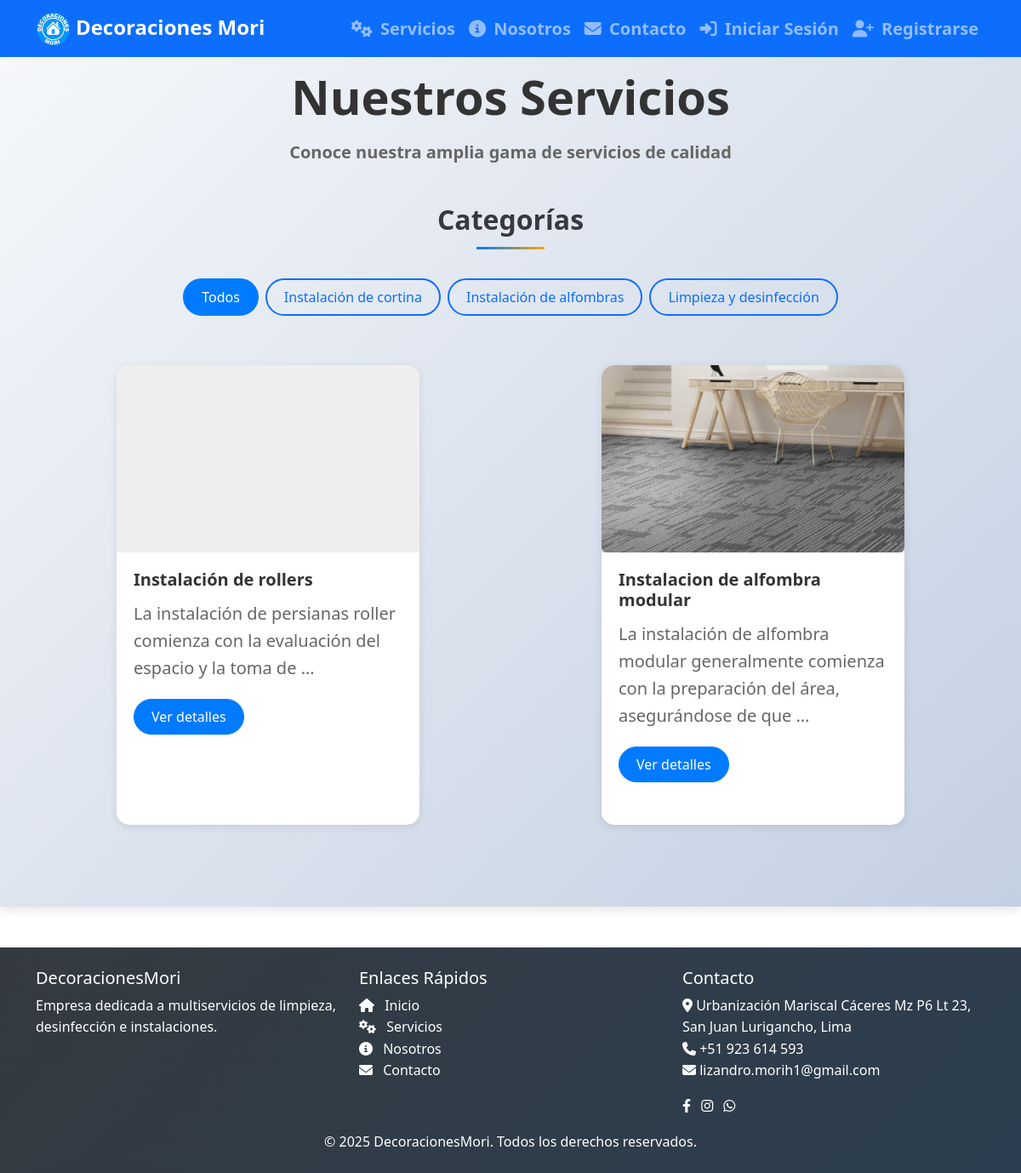
/servicios/servicios/, run on an earlier commit of the app's database.
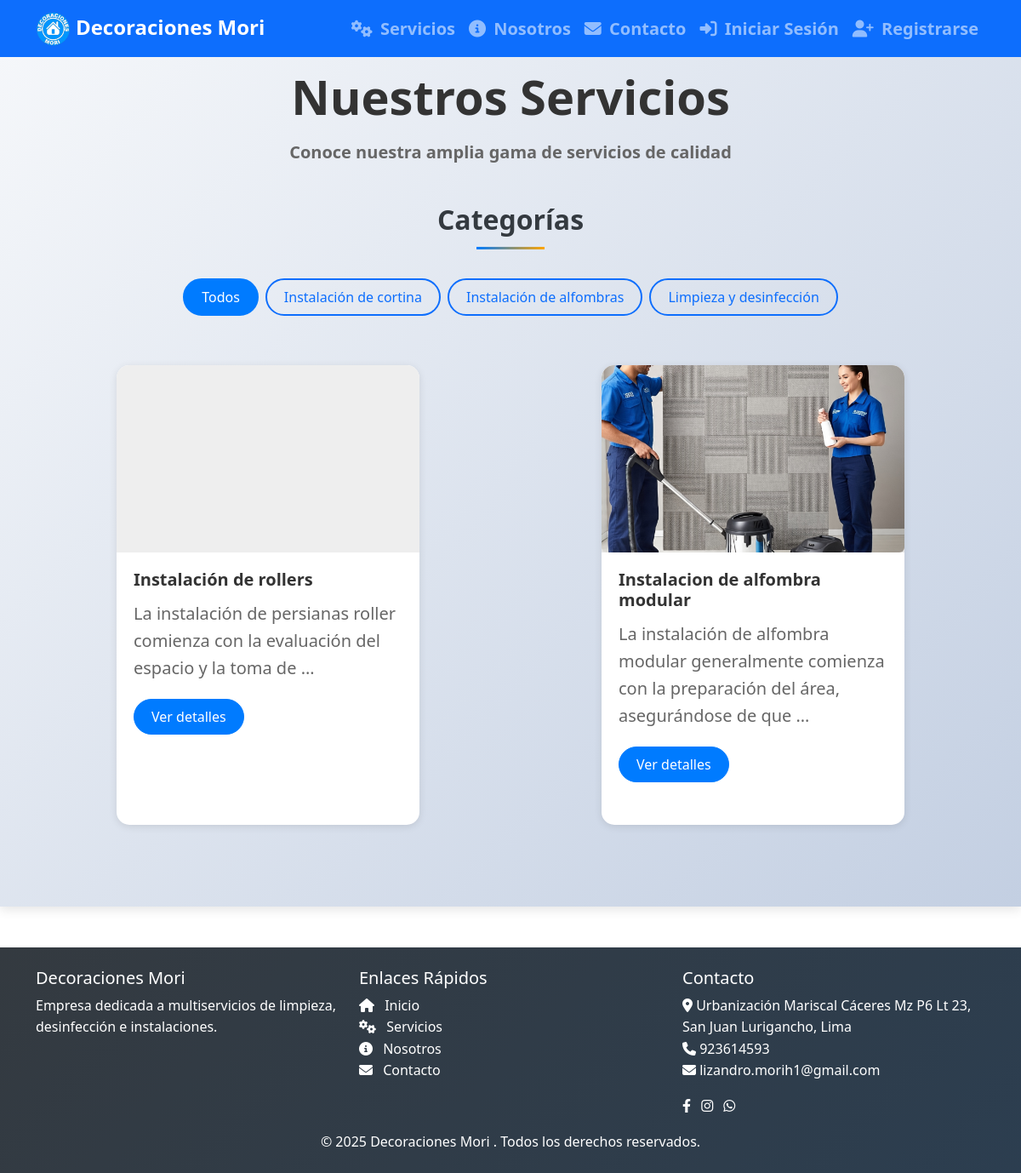
And on a later commit of the database.
### services/models.py (models this page shows, shortened)
class Service(models.Model):
    category = models.ForeignKey(ServiceCategory, on_delete=models.CASCADE, related_name="services")
    name = models.CharField(_("Name"), max_length=100)
    description = models.TextField(_("Description"))
    base_price = models.DecimalField(_("Base Price"), max_digits=10, decimal_places=2)
    is_active = models.BooleanField(_("Is active"), default=True)
    created_at = models.DateTimeField(auto_now_add=True)
    updated_at = models.DateTimeField(auto_now=True)
    slug = models.SlugField(_("Slug"), max_length=100, unique=True, blank=True)
    def get_featured_image(self):
        featured = self.images.filter(is_featured=True).first()
        if featured:
            return featured
        else:
            return self.images.first()
    class Meta:
        db_table = 'servicio'  # Nombre de la tabla en español
        verbose_name = _("Service")
        verbose_name_plural = _("Services")

class ServiceImage(models.Model):
    service = models.ForeignKey('Service', on_delete=models.CASCADE, related_name='images', verbose_name='Servicio')
    image = models.ImageField(upload_to='services/', blank=True, null=True, verbose_name='Imagen (archivo)')
    image_url = models.TextField(blank=True, null=True, verbose_name='Código de incorporación <iframe>')
    is_featured = models.BooleanField(default=False, verbose_name='Destacada')
    class Meta:
        verbose_name = 'Imagen del servicio'
        verbose_name_plural = 'Imágenes del servicio'

### site_config/models.py (models this page shows, shortened)
class SiteSettings(models.Model):
    site_name = models.CharField(max_length=100, default="Decoraciones Mori", verbose_name="Nombre del sitio")
    logo = models.ImageField(upload_to='site_settings/', verbose_name="Logo")
    favicon = models.ImageField(upload_to='site_settings/', blank=True, null=True, verbose_name="Favicon")
    footer_text = models.TextField(blank=True, verbose_name="Texto del pie de página")
    facebook_url = models.URLField(blank=True, verbose_name="URL de Facebook")
    instagram_url = models.URLField(blank=True, verbose_name="URL de Instagram")
    whatsapp_number = models.CharField(max_length=20, blank=True, verbose_name="Número de WhatsApp")
    address = models.TextField(blank=True, verbose_name="Dirección")
    phone = models.CharField(max_length=20, blank=True, verbose_name="Teléfono")
    email = models.EmailField(blank=True, verbose_name="Email")
    class Meta:
        verbose_name = "Configuración del sitio"
        verbose_name_plural = "Configuración del sitio"

### services/views.py (the view)
# urls.py: path('servicios/', ServiceListView.as_view(), name='service_list'),
class ServiceListView(ListView):
    model = Service
    context_object_name = 'services'
    template_name = 'services/service_list.html'
    def get_queryset(self):
        queryset = super().get_queryset().filter(is_active=True)
        category_id = self.kwargs.get('id')
        if category_id:
            queryset = queryset.filter(category__id=category_id)
        return queryset
    def get_context_data(self, **kwargs):
        context = super().get_context_data(**kwargs)
        context['categories'] = ServiceCategory.objects.all()
        context['categoria_actual'] = None
        category_id = self.kwargs.get('id')
        if category_id:
            context['categoria_actual'] = get_object_or_404(ServiceCategory, id=category_id)
        return context

### site_config/context_processors.py (called while the page is built)
def site_settings(request):
    try:
        settings = SiteSettings.objects.first()
    except:
        settings = None
    try:
        carousel_images = CarouselImage.objects.filter(active=True).order_by('order')
    except:
        carousel_images = []
    try:
        site_images = {img.location: img for img in SiteImage.objects.all()}
    except:
        site_images = {}
    return {
        'site_settings': settings,
        'carousel_images': carousel_images,
        'site_images': site_images
    }

### services/templates/services/service_list.html (shortened to what this page needs)
{% extends "base.html" %}
{% block content %}
<section class="py-4 services-categories services-header bg bg-light">
    <div class="container">
        <div class="row">
            <div class="col-12 text-center">
                <h1 class="display-4">Nuestros Servicios</h1>
                <h1 class="lead">Conoce nuestra amplia gama de servicios de calidad</h1>
            </div>
        </div>
    </div>
    <div class="container py-5">
        <div class="row mb-4">
            <div class="col-12">
                <h2 class="section-title">Categorías</h2>
                <div class="category-filters d-flex flex-wrap justify-content-center">
                    <a href="{% url 'services:service_list' %}" class="btn btn-outline-primary m-1 {% if not categoria_actual %}active{% endif %}">
                        Todos
                    </a>
                    {% for categoria in categories %}
                    <a href="{% url 'services:category' categoria.id %}" class="btn btn-outline-primary m-1 {% if categoria.id == categoria_actual.id %}active{% endif %}">
                        {{ categoria.name }}
                    </a>
                    {% endfor %}
                </div>
            </div>
        </div>
        <div class="row">
            {% for service in services %}
            <div class="col-md-6 col-lg-4 mb-4 lead">
                <div class="card service-card h-100">
                    {% with featured_image=service.get_featured_image %}
                    <div class="card-img-top-container" style="height: 220px; overflow: hidden; background-color: #eee; border-top-left-radius: 0.8rem; border-top-right-radius: 0.8rem;">
                                                {% if featured_image %}
                                                    {% if featured_image.image_url %}
                                                        <div class="embed-responsive embed-responsive-16by9 rounded shadow-sm">
                                                            {{ featured_image.image_url|safe }}
                                                        </div>
                                                    {% elif featured_image.image %}
                                                        <img src="{{ featured_image.image.url }}" class="img-fluid rounded shadow-sm" alt="{{ service.name }}">
                                                    {% else %}
                                                        <img src="/static/imagen/default-service.jpg" class="img-fluid rounded shadow-sm" alt="{{ service.name }} (Por defecto)">
                                                    {% endif %}
                                                {% else %}
                                                    <img src="/static/imagen/default-service.jpg" class="img-fluid rounded shadow-sm" alt="{{ service.name }} (Por defecto)">
                                                {% endif %}
                    </div>
                                            {% endwith %}
                    <div class="card-body">
                        <h5 class="card-title">{{ service.name }}</h5>
                        <p class="card-text">{{ service.description|truncatewords:15 }}</p>
                        <a href="{% url 'services:detalle_servicio' service.pk %}" class="btn btn-primary">Ver detalles</a>
                    </div>
                </div>
            </div>
            {% empty %}
            <div class="col-12">
                <div class="alert alert-info">
                    No hay servicios disponibles en esta categoría.
                </div>
            </div>
            {% endfor %}
        </div>
    </div>
</section>
{% endblock %}

### templates/base.html (shortened to what the changed rows need)
{% load static %}
<!DOCTYPE html>
<html lang="es">
<head>
    <link rel="stylesheet" href="https://cdn.jsdelivr.net/npm/flatpickr/dist/flatpickr.min.css">
    <link href="https://cdn.jsdelivr.net/npm/bootstrap@5.3.0/dist/css/bootstrap.min.css" rel="stylesheet">
    <link rel="stylesheet" href="https://cdnjs.cloudflare.com/ajax/libs/font-awesome/6.4.0/css/all.min.css">
    <link rel="stylesheet" href="https://cdnjs.cloudflare.com/ajax/libs/animate.css/4.1.1/animate.min.css">
    <link rel="stylesheet" href="{% static 'css/style.css' %}">
    <link rel="stylesheet" href="{% static 'css/form_citas_extras.css' %}">
    <link rel="stylesheet" href="{% static 'css/base.css' %}">
</head>
<body>
    <nav class="navbar navbar-expand-lg navbar-dark bg-primary fixed-top">
        <div class="container lead">
            <a class="navbar-brand animate__animated animate__bounceInLeft" href="{% url 'home' %}">
                {% if site_settings and site_settings.logo %}
                    <img src="{{ site_settings.logo.url }}" alt="{{ site_settings.site_name }}" height="40" class="d-inline-block align-middle">
                {% else %}
                    <img src="{% static 'imagen/logo.png' %}" alt="DecoracionesMori" height="40" class="d-inline-block align-middle">
                {% endif %}
                {% if site_settings %}{{ site_settings.site_name }}{% else %}Decoraciones Mori{% endif %}
            </a>
            <div class="collapse navbar-collapse justify-content-end" id="navbarNav">
                <ul class="navbar-nav">
                </ul>
            </div>
        </div>
    </nav>
    <main class="mt-5 pt-2">
        {% block content %}{% endblock %}
    </main>
    <footer class="footer mt-5 py-4 bg-dark text-white animate__animated animate__fadeInUp animate__delay-0-3s">
        <div class="container">
            <div class="row">
                <div class="col-md-4">
                    <h5>{% if site_settings %}{{ site_settings.site_name }}{% else %}DecoracionesMori{% endif %}</h5>
                    <p>Empresa dedicada a multiservicios de limpieza, desinfección e instalaciones.</p>
                </div>
                <div class="col-md-4">
                    <h5>Contacto</h5>
                    <address>
                        {% if site_settings and site_settings.address %}
                            <i class="fas fa-map-marker-alt"></i> {{ site_settings.address }}<br>
                        {% else %}
                            <i class="fas fa-map-marker-alt"></i> Urbanización Mariscal Cáceres Mz P6 Lt 23, San Juan Lurigancho, Lima<br>
                        {% endif %}
                        {% if site_settings and site_settings.phone %}
                            <i class="fas fa-phone"></i> {{ site_settings.phone }}<br>
                        {% else %}
                            <i class="fas fa-phone"></i> +51 923 614 593<br>
                        {% endif %}
                        {% if site_settings and site_settings.email %}
                            <i class="fas fa-envelope"></i> {{ site_settings.email }}
                        {% else %}
                            <i class="fas fa-envelope"></i> lizandro.morih1@gmail.com
                        {% endif %}
                    </address>
                    <div class="social-icons">
                        {% if site_settings and site_settings.facebook_url %}
                            <a href="{{ site_settings.facebook_url }}" class="text-white me-2" target="_blank" rel="noopener noreferrer"><i class="fab fa-facebook-f"></i></a>
                        {% else %}
                            <a href="https://www.facebook.com/decoracionesmori" class="text-white me-2" target="_blank" rel="noopener noreferrer"><i class="fab fa-facebook-f"></i></a>
                        {% endif %}
                        {% if site_settings and site_settings.instagram_url %}
                            <a href="{{ site_settings.instagram_url }}" class="text-white me-2" target="_blank" rel="noopener noreferrer"><i class="fab fa-instagram"></i></a>
                        {% else %}
                            <a href="https://www.instagram.com/decoracionesmori/" class="text-white me-2" target="_blank" rel="noopener noreferrer"><i class="fab fa-instagram"></i></a>
                        {% endif %}
                        {% if site_settings and site_settings.whatsapp_number %}
                            <a href="https://wa.me/{{ site_settings.whatsapp_number }}" class="text-white me-2" target="_blank" rel="noopener noreferrer"><i class="fab fa-whatsapp"></i></a>
                        {% else %}
                            <a href="https://wa.me/51923614593" class="text-white me-2" target="_blank" rel="noopener noreferrer"><i class="fab fa-whatsapp"></i></a>
                        {% endif %}
                    </div>
                </div>
            </div>
            <div class="row mt-3">
                <div class="col-12 text-center">
                    <p class="mb-0">{% if site_settings and site_settings.footer_text %}{{ site_settings.footer_text|safe }}{% else %}&copy; {% now "Y" %} DecoracionesMori. Todos los derechos reservados.{% endif %}</p>
                </div>
            </div>
        </div>
    </footer>
</body>
</html>

What changed in the data, as far as the page shows it:
added SiteSettings: logo (picture), site_name "Decoraciones Mori", address "Urbanización Mariscal Cáceres Mz P6 Lt 23, San Juan Lurigancho, Lima", phone "923614593", email "lizandro.morih1@gmail.com", footer_text "© 2025 Decoraciones Mori . Todos los derechos reservados."
changed through a linked row, Service "Instalacion de alfombra modular": get_featured_image.image: a different picture
Also different on the page:
text no longer shown: "Decoraciones Mori DecoracionesMori Urbanización Mariscal Cáceres Mz P6 Lt 23, San Juan Lurigancho, Lima +51 923 614 593 lizandro.morih1@gmail.com © 2025 DecoracionesMori. Todos los derechos reservados."
